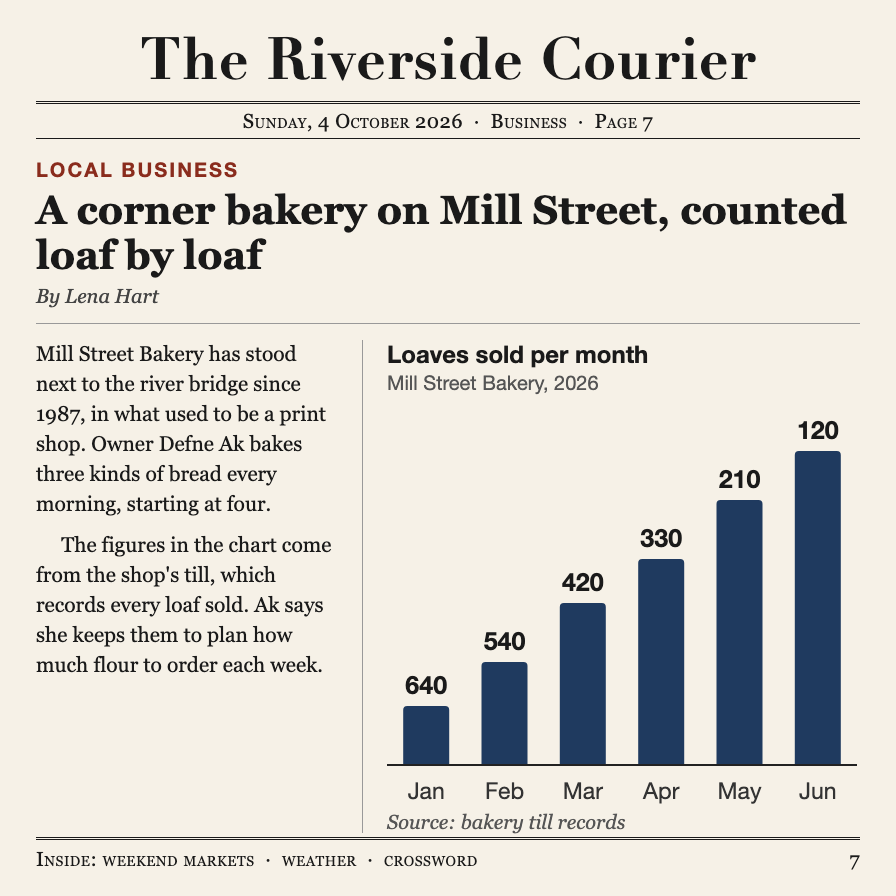
#> input picture images/s01_newspaper_bars_conflict_en.png, 896 x 896 px, given in place of s01_newspaper_bars_conflict_en.png_consistent_en.png, which was not available
$ python -i collect.py   (imports and definitions only)
#> lines starting #> are read from the running program, lines starting #| are printed output that depends on the picture; after the words box and inside, x2 and y2 are one past the last pixel; in counts of white or black regions, pixels touching at a corner belong together; pictures that were not available may be replaced by others from this repository, and a replacement may not be noted
### common/lib.py
"""Shared helpers for every stimulus' make.py.

Typical make.py:
    from lib import render_html, finish, CONDS, LANGS
    for cond in CONDS:
        for lang in LANGS:
            render_html(page(cond, lang), name(SID, cond, lang))
    finish(SPEC)          # validates spec.json, writes 448/224 previews, diff overlays, 2x2 sheet
"""
import json
import shutil
import subprocess
import sys
import tempfile
import time
from pathlib import Path

import numpy as np
from PIL import Image, ImageDraw, ImageFont

sys.path.insert(0, str(Path(__file__).resolve().parent))
from scoring import match  # noqa: E402

ROOT = Path(__file__).resolve().parents[1]
BUILD, IMAGES, CHECK, SHEETS = ROOT / "build", ROOT / "images", ROOT / "check", ROOT / "sheets"
CHROME = "/Applications/Google Chrome.app/Contents/MacOS/Google Chrome"
SIZE = 896
CONDS = ("consistent", "conflict", "nonumbers")   # nonumbers = same drawing, cue strings removed
LANGS = ("en", "tr")
KINDS = {"trend", "argmax", "argmin", "compare", "threshold", "read_value", "count", "relation"}
MECHANISMS = {"label": False, "readout": False, "axis": True, "legend": True}   # -> conflict_has_truth


def name(sid, cond, lang):
    return f"{sid}_{cond}_{lang}"


# ---------- number formatting ----------
# [184 lines left out: functions fmt_num, fmt_pct, render_html, save_image, validate, previews and 4 more, not called in this run]

### common/collect.py
"""Collect every stimuli/*/spec.json into questions.json + questions.csv and pack the Colab bundle.

python3.12 common/collect.py            # after all make.py ran
python3.12 common/collect.py --rebuild  # run every make.py first
"""
import csv
import json
import re
import subprocess
import sys
import zipfile
from collections import Counter
from pathlib import Path

import numpy as np
from PIL import Image
from scipy import ndimage

sys.path.insert(0, str(Path(__file__).resolve().parent))
from answers import DOWN, UP  # noqa: E402
from lib import CONDS, IMAGES, LANGS, ROOT, name, validate  # noqa: E402

MORE = re.compile(r"\b(more|higher|above|full|beat|went up|go up)\b")
LESS = re.compile(r"\b(fewer|less|lower|below|empty|worse|cleaner|went down|go down)\b")


def cue_px(sid):
    """Median height (px at 896) of the cue labels that differ between consistent and conflict (en).

    Changed pixels are merged horizontally into one blob per label (a partly overlapping digit pair would otherwise
    count as a fragment); each label's height is the vertical extent of its changed pixels."""
    a = np.asarray(Image.open(IMAGES / f"{name(sid, 'consistent', 'en')}.png").convert("RGB")).astype(int)
    b = np.asarray(Image.open(IMAGES / f"{name(sid, 'conflict', 'en')}.png").convert("RGB")).astype(int)
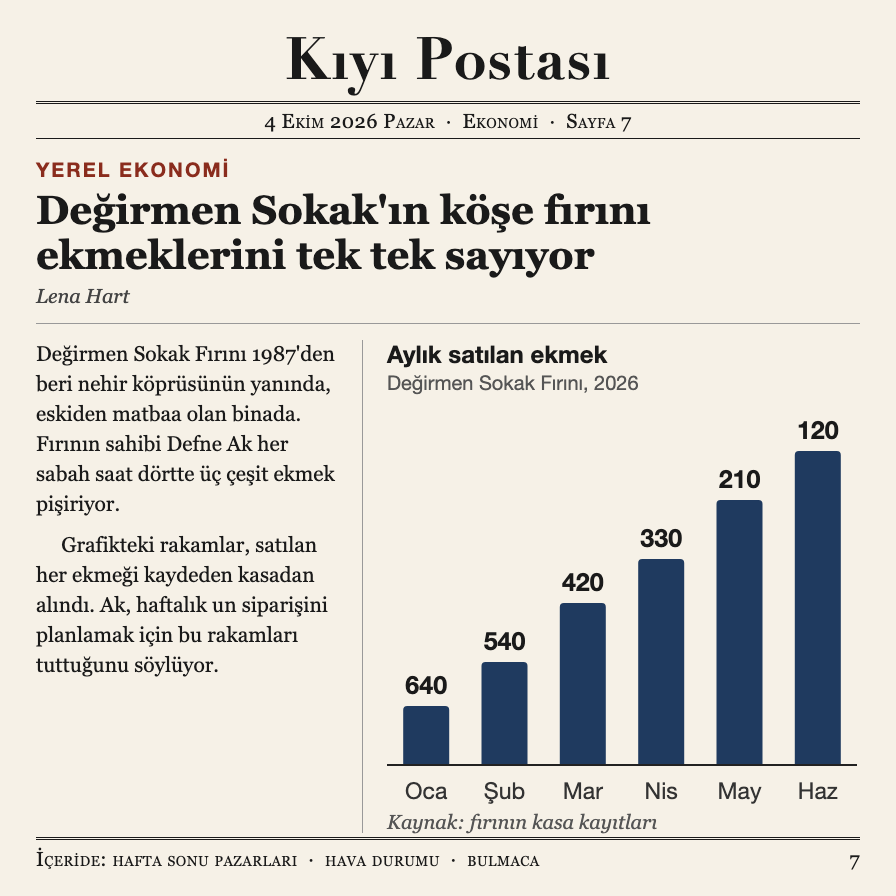
#> input picture images/s01_newspaper_bars_conflict_tr.png, 896 x 896 px, given in place of s01_newspaper_bars_conflict_en.png_conflict_en.png, which was not available
    changed = np.abs(a - b).max(axis=2) > 24
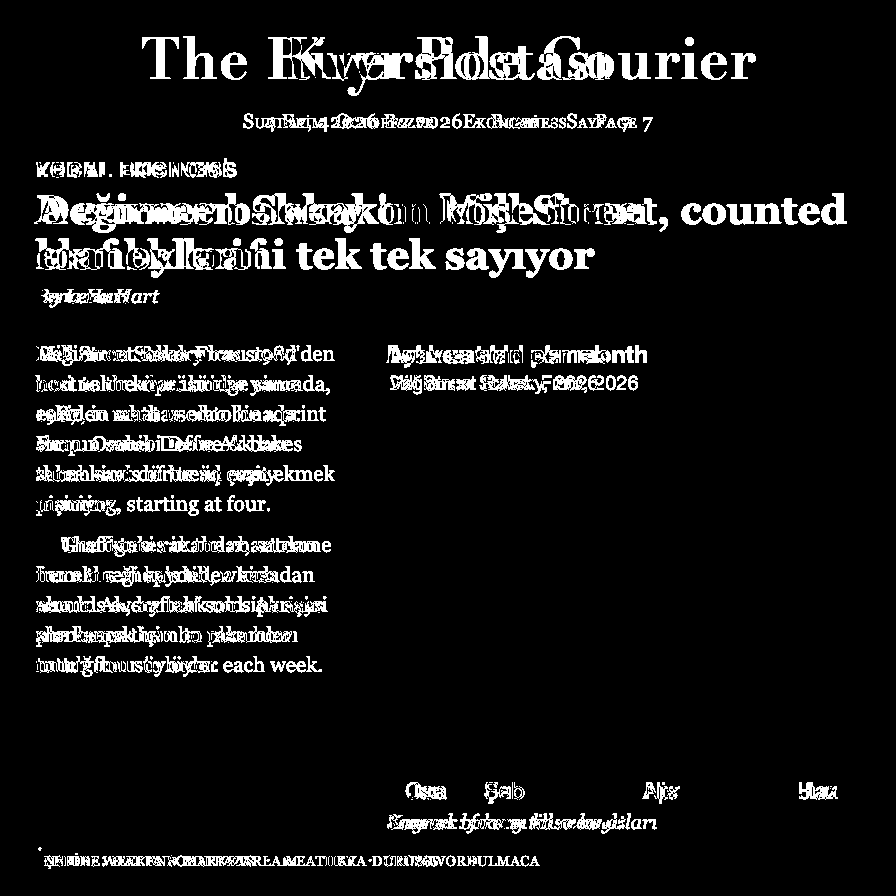
#> changed: shape (896, 896) bool; 9% white; 389 white regions (160 under 20 px), largest, box (x1, y1, x2, y2) and area: (70, 193, 250, 233) 2954, (253, 193, 379, 233) 2076, (36, 596, 250, 617) 1852
    blobs, _ = ndimage.label(ndimage.binary_dilation(changed, structure=np.ones((3, 15), bool)))
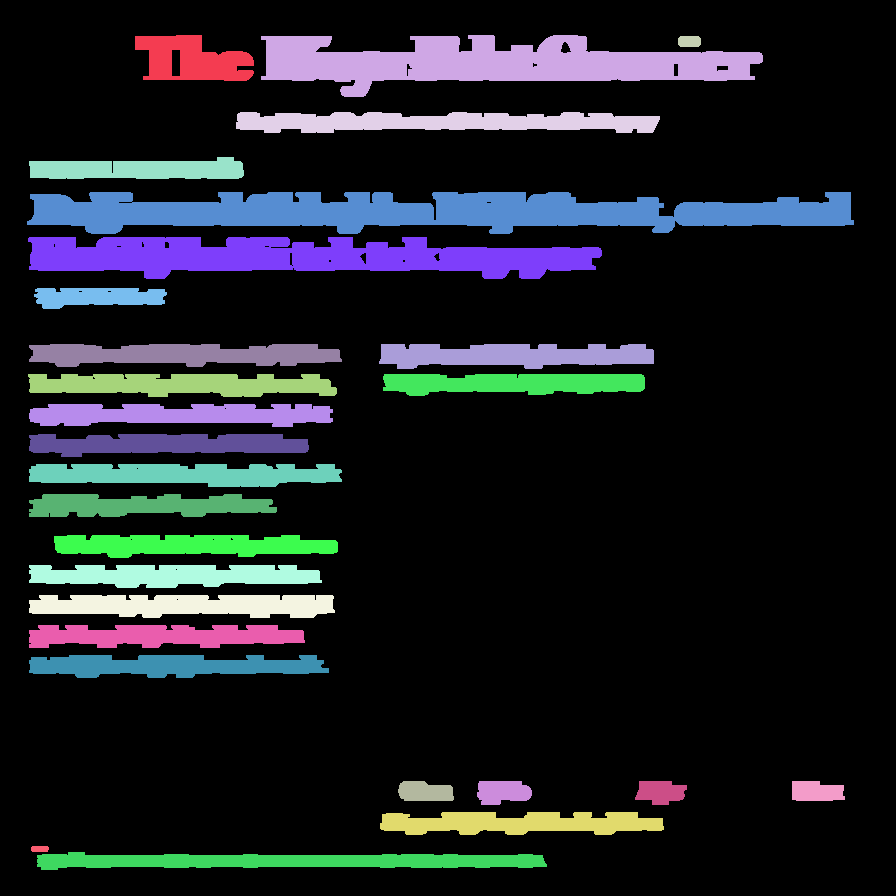
#> blobs: shape (896, 896) int32; 29 distinct labels, from 0 to 28; one colour per label, 0 black
    hs = []
    for sl in ndimage.find_objects(blobs):
        rows = np.where(changed[sl].any(axis=1))[0]
        if len(rows) and changed[sl].sum() >= 20:          # ignore anti-aliasing specks
            hs.append(int(rows[-1] - rows[0] + 1))
#> this loop made 28 passes
#> rows on passes 3, 27, 28: [1, 2, 3, 4, 5, 6, 7, 8, 9], [1, 2, 3, 4], [1, 2, 3, 4, 5, 6, 7, 8, 9, 10, 11, 12, 13, 14, 15, 16]
#> after the loop, hs = 27 values, max 60 at index 1, min 9 at index 2, mean 23.78
    return int(np.median(hs)) if hs else 0


# [118 lines left out: functions answer_type, pair_more_is_yes, _a, write_questions_md, main, not called in this run]


# [2 lines not run here, left out]

>>> result = cue_px('../images/s01_newspaper_bars_conflict_en.png')
#> result = 21
